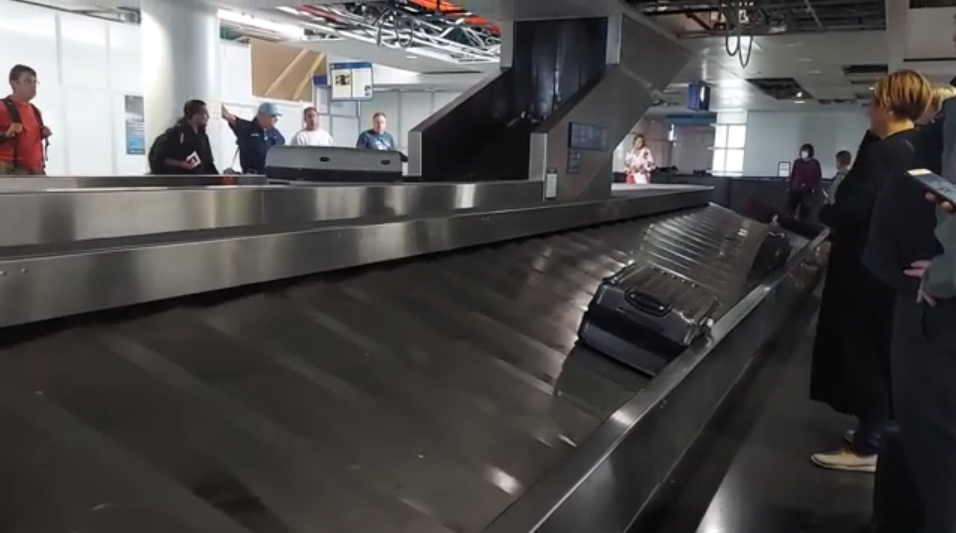
#> input picture images/reference_line.png, 1912 x 1065 px (shown at 1/2 size)
$ python get_coordinates.py
#> lines starting #> are read from the running program, lines starting #| are printed output that depends on the picture
import cv2

image_name="images/reference_line.png"
image = cv2.imread(image_name)
#> image is the input picture: shape (1065, 1912, 3); mean B, G, R 74.7, 75.1, 77.3
width , height = 1000,800
image = cv2.resize(image, (width, height))
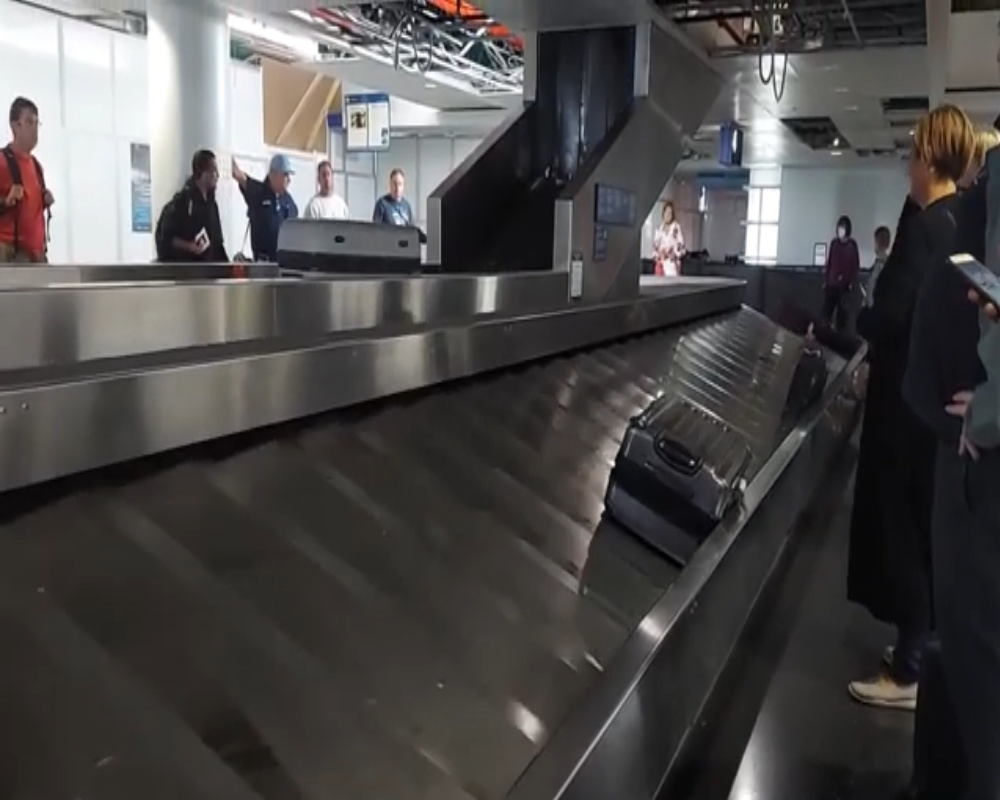
#> image: shape (800, 1000, 3); mean B, G, R 74.6, 75, 77.2


def get_coordinates(event, x, y, flags, param):
    if event == cv2.EVENT_LBUTTONDOWN:
        print(f"Tıklanan Nokta: X={x} Y={y}")
        cv2.circle(image, (x, y), 5, (0, 255, 0), -1) # Yeşil bir daire
        cv2.imshow("Görüntü", image)

if image is None:
    print("Resim yüklenemedi. Dosya yolunu kontrol edin.")
else:
    cv2.imshow("Görüntü", image)

    # Pencereye fare geri arama fonksiyonunu ata
    cv2.setMouseCallback("Görüntü", get_coordinates)

    cv2.waitKey(0) # Bir tuşa basılana kadar bekle
    cv2.destroyAllWindows()
